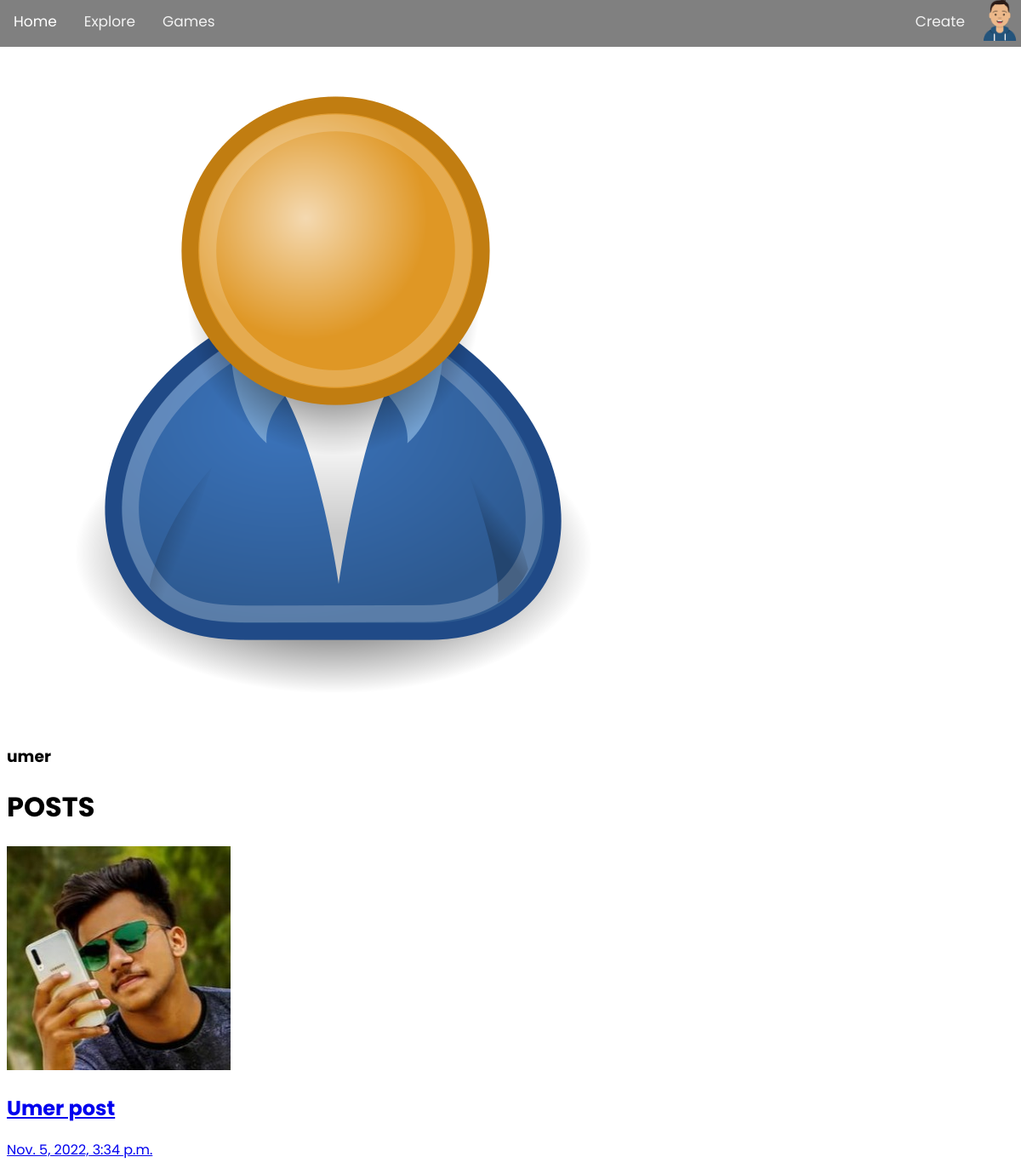
Screenshot of /profile/002a4b7a9a0f45dda7fb049fe6af6af1/ (signed in) with the database file from the repository.
### users/models.py (models this page shows, shortened)
class Profile(models.Model):
    user = models.OneToOneField(User , on_delete=models.CASCADE)
    username = models.CharField(max_length = 25 , unique=True)
    email = models.EmailField(blank=True , null=True)
    name = models.CharField(max_length=30 , blank=True , null=True)
    profile_image = models.ImageField(blank=True , null=True, upload_to='profiles/', default='images/profiles/user-default.png')
    bio = models.TextField(blank=True , null=True)
    created = models.DateTimeField(auto_now_add = True)
    id = models.UUIDField(default=uuid.uuid4 , unique=True ,
                        primary_key=True , editable=False)

### posts/models.py (models this page shows, shortened)
class Posts(models.Model):
    owner = models.ForeignKey(Profile , on_delete=models.CASCADE)
    title = models.CharField(max_length=255)
    caption = models.TextField(blank=True , null=True)
    location = models.ForeignKey('Location' , on_delete=models.CASCADE,blank=True , null=True)
    post_image = models.ImageField(default='')
    created = models.DateTimeField(auto_now_add = True)
    id = models.UUIDField(default=uuid.uuid4 , unique=True ,
                        primary_key=True , editable=False)

### users/views.py (the view)
# urls.py: path('profile/<str:pk>/',views.viewProfile ,name='profile'),
def viewProfile(request , pk):
    profile = Profile.objects.get(id=pk)
    posts = profile.posts_set.all()
    context = {
        'profile':profile,
        'posts':posts
    }
    return render(request, 'users/profile.html',context)

### users/templates/users/profile.html (shortened to what this page needs)
{% extends 'main.html' %}
{% block content %}
<img src="{{profile.profile_image.url}}" alt="">
<h3>{{profile.username}}</h3>
<h1>POSTS</h1>
{% for post in posts %}
<a href="{% url 'singlePost' post.id %}">
    <img src="{{post.post_image.url}}" />
    <h2>{{post.title}}</h2>
    <p>{{post.created}}</p>
    </a>
{% endfor %}
{% endblock content %}

### templates/navbar.html (shortened to what this page needs)
{% load static %}
<header class="wrapper">
    <div class="topnav">
        <a class="active" href="/">Home</a>
        <a href="">Explore</a>
        <a href="">Games</a>
        <div class="login">
            {% if user.is_authenticated %}
                <a href="create/">Create</a>
                {% if user.profile.id %}
                    <span onclick="openNav()">
                        {% if user.profile.profile_image %}
                        <img src="{{ user.profile.profile_image.url }}" class="rounded-circle" width="50" height="50">
                        {% else %}
                        <img src="{% static 'GProfile/images/pfp.jpg' %}" class="rounded-circle" width="50" height="50">
                        {% endif %}
                    </span>
                {% endif %}
            {% else %}
                <a class="nav-link" href="{% url 'register' %}">Register</a>
                <a class="nav-link" href="{% url 'login' %}">Login</a>
            {% endif %}
</div>
</header>

### static/styles/navbar.css (style rules this page uses)
.topnav { background-color: gray; overflow: hidden; margin-top: -10px; margin-left: -8px; margin-right: -8px; }
.topnav a { float: left; color: #f2f2f2; text-align: center; padding: 14px 16px; text-decoration: none; font-size: 17px; }
.login { float: right; }
.topnav a.active { color: white; }
* { font-family: 'Poppins', sans-serif; }

### rows the page displays
Profile: profile_image (placeholder picture), username "umer"
Posts: post_image (picture), title "Umer post", created "Nov. 5, 2022, 3:34 p.m."
